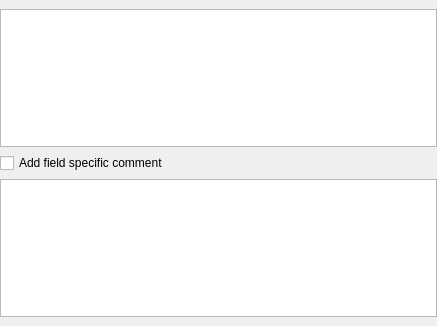
<?xml version="1.0" encoding="UTF-8"?>
<ui version="4.0">
 <class>ActionWizardComtPageClass</class>
 <widget class="QWizardPage" name="ActionWizardComtPageClass">
  <property name="geometry">
   <rect>
    <x>0</x>
    <y>0</y>
    <width>437</width>
    <height>326</height>
   </rect>
  </property>
  <property name="windowTitle">
   <string notr="true">Form</string>
  </property>
  <property name="title">
   <string>Comment</string>
  </property>
  <property name="subTitle">
   <string>add ...</string>
  </property>
  <layout class="QVBoxLayout" name="verticalLayout">
   <property name="leftMargin">
    <number>0</number>
   </property>
   <property name="topMargin">
    <number>9</number>
   </property>
   <property name="rightMargin">
    <number>0</number>
   </property>
   <property name="bottomMargin">
    <number>9</number>
   </property>
   <item>
    <widget class="QwwRichTextEdit_" name="qwwrichtextedit"/>
   </item>
   <item>
    <widget class="QCheckBox" name="checkBoxFildComt">
     <property name="text">
      <string>Add field specific comment</string>
     </property>
    </widget>
   </item>
   <item>
    <widget class="QTableView" name="tableViewFild">
     <property name="selectionMode">
      <enum>QAbstractItemView::SingleSelection</enum>
     </property>
     <property name="selectionBehavior">
      <enum>QAbstractItemView::SelectRows</enum>
     </property>
    </widget>
   </item>
  </layout>
 </widget>
 <customwidgets>
  <customwidget>
   <class>QwwRichTextEdit_</class>
   <extends>QTextEdit</extends>
   <header>../3rdparty/wwwidgets/qwwrichtextedit.h</header>
  </customwidget>
 </customwidgets>
 <resources/>
 <connections>
  <connection>
   <sender>checkBoxFildComt</sender>
   <signal>toggled(bool)</signal>
   <receiver>tableViewFild</receiver>
   <slot>setVisible(bool)</slot>
   <hints>
    <hint type="sourcelabel">
     <x>105</x>
     <y>164</y>
    </hint>
    <hint type="destinationlabel">
     <x>115</x>
     <y>194</y>
    </hint>
   </hints>
  </connection>
 </connections>
</ui>
